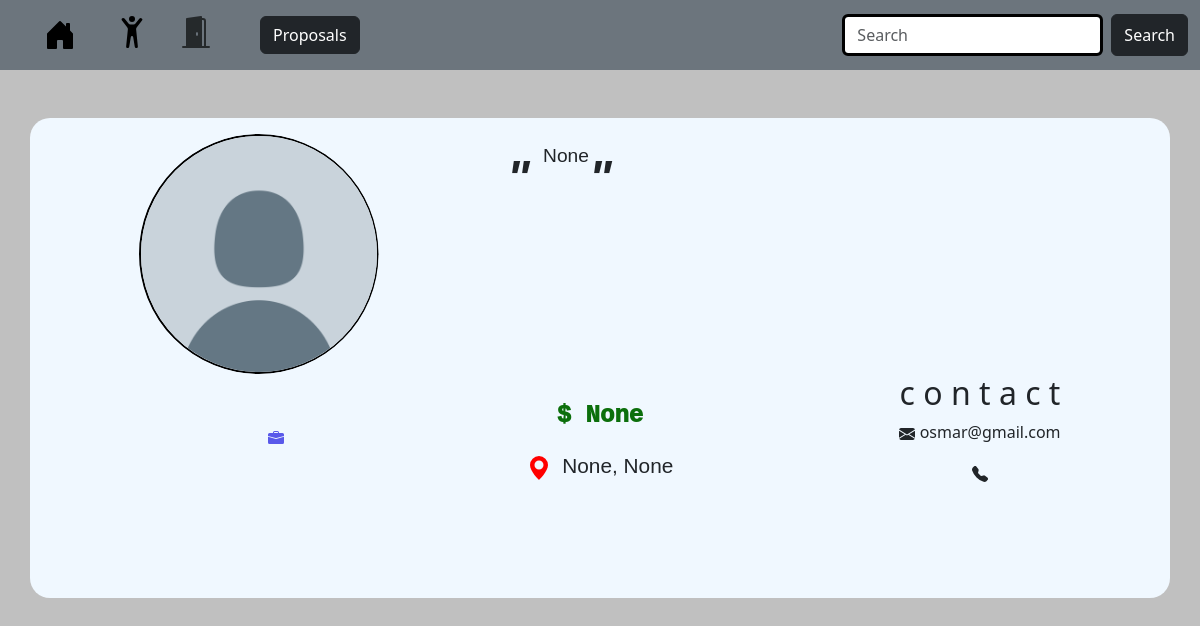
The app's page /profile/1/ (signed in), older data.
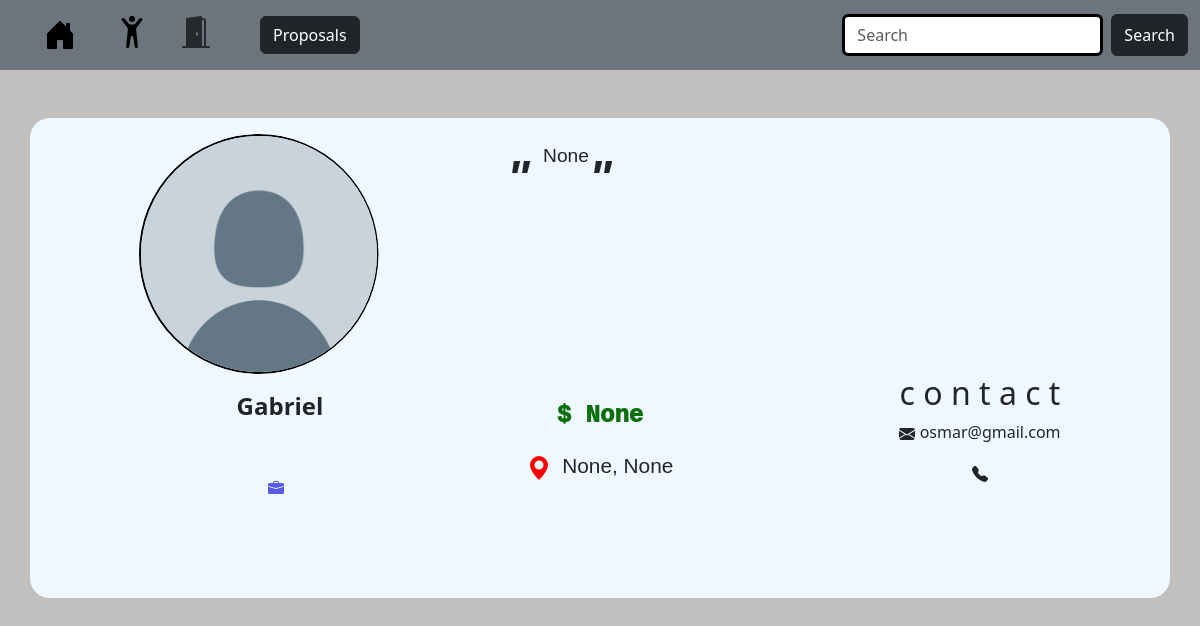
The same page, newer data.
### home/models.py (models this page shows, shortened)
class CustomUser(AbstractUser):
    profile_pic = models.ImageField(_('Profile Picture'), upload_to='profile_img/',blank=True, default='/profile_img/standard.png')
    birth_date = models.DateField(_('Birth Date'), null=True,blank=True)
    phone = models.CharField(_('Phone Number'), max_length=15,help_text='Type your number')
    description = models.TextField(_('Description'), max_length=350, blank=True, null=True)
    city = models.CharField(max_length=70, blank=True, null=True)
    job = models.ManyToManyField('Job', related_name='users')
    genre = models.ForeignKey('Genre', related_name='users', on_delete=models.SET_NULL, null=True,blank=True)
    price_average = models.FloatField(_('Price Average'), blank=True, null=True)
    is_contractor = models.BooleanField(_('Is Contractor'), default=True, help_text='Check this box if you want hire a job instead make a freelancer')
    email = models.EmailField('E-mail')
    brazil_states = (
    ('AC', 'Acre'),
    ('AL', 'Alagoas'),
    ('AP', 'Amapá'),
    ('AM', 'Amazonas'),
    ('BA', 'Bahia'),
    ('CE', 'Ceará'),
    ('DF', 'Distrito Federal'),
    ('ES', 'Espírito Santo'),
    ('GO', 'Goiás'),
    ('MA', 'Maranhão'),
    ('MT', 'Mato Grosso'),
    ('MS', 'Mato Grosso do Sul'),
    ('MG', 'Minas Gerais'),
    ('PA', 'Pará'),
    ('PB', 'Paraíba'),
    ('PR', 'Paraná'),
    ('PE', 'Pernambuco'),
    ('PI', 'Piauí'),
    ('RJ', 'Rio de Janeiro'),
    ('RN', 'Rio Grande do Norte'),
    ('RS', 'Rio Grande do Sul'),
    ('RO', 'Rondônia'),
    ('RR', 'Roraima'),
    ('SC', 'Santa Catarina'),
    ('SP', 'São Paulo'),
    ('SE', 'Sergipe'),
    ('TO', 'Tocantins'))
    uf = models.CharField(max_length=2, choices=brazil_states, help_text='Select the state where you live', blank=True,null=True)
    class Meta:
        ordering = ['price_average']
        verbose_name = 'User'
        verbose_name_plural = 'Users'

### home/views.py (the view)
# urls.py: path('profile/<int:pk>/', views.ProfileDetail.as_view(),name='user-detail'),
class ProfileDetail(LoginRequiredMixin,DetailView):
    model = CustomUser
    template_name = 'registration/profile-detail.html'
    context_object_name = 'user'

### home/context_processors.py (called while the page is built)
def proposal_status(request):
    has_prop_wait = False
    if request.user.is_authenticated:
        user = request.user
        proposal = CustomUser.objects.filter(proposals_receive__status='waiting', id=user.id)
        if proposal:
            has_prop_wait = True
    return {'has_prop_wait': has_prop_wait}

### home/templates/registration/profile-detail.html (shortened to what this page needs)
{% extends "profile_base.html" %}

### home/templates/registration/profile_base.html (shortened to what this page needs)
{% extends "base.html" %}
{% load static %}
{% block extra_styles %}<link rel="stylesheet" href="{% static "/css/profile.css" %}">{% endblock %}
{% block content %}
    <br></br>
    <div class="container text-center">
        <div class="row">
            <div class="col-sm-7">
                <img class="profile_pic" src="{{user.profile_pic.url}}">
            </div>
            <div class="col-sm-5 description">
                <p class="quote">"&nbsp</p>
                <p>{{user.description}}</p>
                <p class="quote">"&nbsp</p>
            </div>
        </div>
        <div class="row">
            <div class="col-sm">
                <p class="person_name">{{user.first_name}} {{user.last_name}}</p>
                <br>
            </div>
            <div class="col-sm info">
                <br>
                <div class="price">
                    <p style="
                    font-family:'Courier New', Courier, monospace;
                    "> $ {{user.price_average}}</p>
                </div>
                <div class="location" style="font-size:1.3rem;">
                    <p>
                        <svg xmlns="http://www.w3.org/2000/svg" width="24" height="24" fill="currentColor" class="bi bi-geo-alt-fill" viewBox="0 0 16 16" style="color:red;">
                            <path d="M8 16s6-5.686 6-10A6 6 0 0 0 2 6c0 4.314 6 10 6 10m0-7a3 3 0 1 1 0-6 3 3 0 0 1 0 6"/>
                          </svg>
                          &nbsp{{user.city}}, {{user.uf}}
                    </p>
                </div>
            </div>
            <div class="col-sm">
                <h2>c o n t a c t</h2>
                <p class="email">
                      {{user.email}}
                </p>
                <p class="phone">
                </p>
            </div>
        </div>
    </div>
{% endblock %}

Row changes from the older to the newer data that the page shows:
changed CustomUser "None": first_name (not shown) → "Gabriel"
